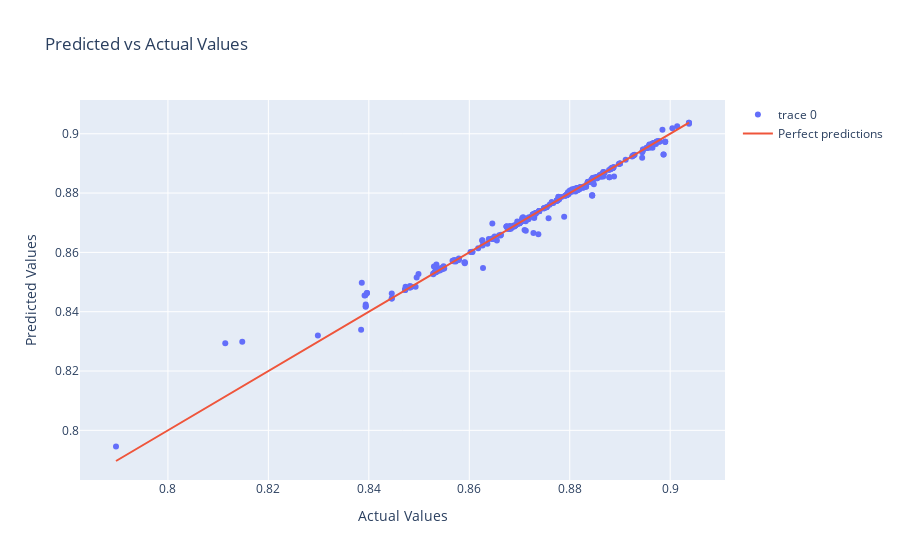

Write notebook code for a chart like this one.
### Markdown cell above
## Predictions
- The model predictions (`y_pred`) are generated using the `predict` method of the `grid_search` object, which contains the trained model. These predictions are based on the `X_test` dataset.

## Creating the Scatter Plot
- A scatter plot is created using `go.Figure` and adding a scatter trace with `go.Scatter`. The plot has actual values (`y_test`) on the x-axis and predicted values (`y_pred`) on the y-axis.
- Each point in the scatter plot represents an individual observation from the test set, with its actual and predicted value.

## Adding a Line for Perfect Predictions
- A line representing perfect predictions is added to the plot. This line is where the predicted values exactly match the actual values. It's created using another `go.Scatter` trace where both x and y are set to `y_test`.
- The addition of this line provides a reference for evaluating the accuracy of the model's predictions. Points lying on or close to this line indicate accurate predictions.

### Code cell
import plotly.graph_objects as go
import plotly.express as px

# Use the best model to make predictions on the test set
y_pred = grid_search.predict(X_test)

# Create a scatter plot of predicted vs actual values
fig = go.Figure(data=go.Scatter(x=y_test, y=y_pred, mode='markers'))

# Add a line for perfect predictions
fig.add_trace(go.Scatter(x=y_test, y=y_test, mode='lines', name='Perfect predictions'))

# Add title and labels
fig.update_layout(title='Predicted vs Actual Values',
                  xaxis_title='Actual Values',
                  yaxis_title='Predicted Values')

# Show the plot
fig.show()
fig.write_html("Assets/new_regression.html")

### Figure 1 — Plotly figure (JSON) as saved in the notebook; plotly's stock layout.template omitted (floating-point values rounded to 4 significant figures; data arrays with more than 128 entries replaced by an {"elided": "..."} marker saying what was removed)
{"data": [{"mode": "markers", "type": "scatter", "x": {"elided": "461 float values"}, "y": {"elided": "461 float values"}}, {"mode": "lines", "name": "Perfect predictions", "type": "scatter", "x": {"elided": "461 float values"}, "y": {"elided": "461 float values"}}], "layout": {"title": {"text": "Predicted vs Actual Values"}, "xaxis": {"title": {"text": "Actual Values"}}, "yaxis": {"title": {"text": "Predicted Values"}}}}
